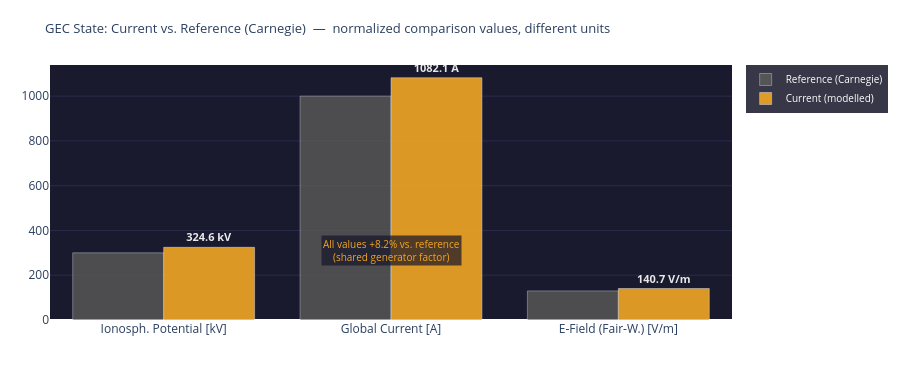

Notebook code cell kept with this figure:
### Markdown cell above
---
## 4. Visualizations

### Code cell
# ============================================================
# GEC STATE vs. REFERENCE
# Note: raw values have different units (kV, A, V/m)
# Comparison shows relative deviation from Carnegie reference
# ============================================================

metrics = [
    ('Ionosph. Potential', 'kV',  GEC_REF['V_iono_kV'], V_iono_mod),
    ('Global Current',     'A',   GEC_REF['I_total_A'], I_total_mod),
    ('E-Field (Fair-W.)',  'V/m', GEC_REF['E_field_Vm'], E_mod),
]
labels_units = [f'{m[0]}\n[{m[1]}]' for m in metrics]

fig = go.Figure()
fig.add_trace(go.Bar(
    name='Reference (Carnegie)',
    x=labels_units, y=[m[2] for m in metrics],
    marker_color='#5F5E5A', opacity=0.75
))
fig.add_trace(go.Bar(
    name='Current (modelled)',
    x=labels_units, y=[m[3] for m in metrics],
    marker_color='#F2A623', opacity=0.90,
    text=[f'<b>{m[3]:.1f} {m[1]}</b>' for m in metrics],
    textposition='outside',
    textfont=dict(color='white', size=11)
))

# Joint percentage value as annotation
delta_pct = round((V_iono_mod - GEC_REF['V_iono_kV']) / GEC_REF['V_iono_kV'] * 100, 1)
fig.add_annotation(
    x=1.0, y=max(GEC_REF['V_iono_kV'], V_iono_mod) * 0.95,
    text=f'All values {delta_pct:+.1f}% vs. reference<br>(shared generator factor)',
    showarrow=False, xanchor='center',
    font=dict(color='#F2A623', size=10),
    bgcolor='rgba(20,20,40,0.7)'
)

fig.update_layout(
    title=dict(
        text='GEC State: Current vs. Reference (Carnegie)  —  normalized comparison values, different units',
        font=dict(size=13)
    ),
    barmode='group',
    height=380,
    plot_bgcolor='#1a1a2e', paper_bgcolor='rgba(0,0,0,0)',
    margin=dict(l=50, r=50, t=65, b=60),
    legend=dict(bgcolor='rgba(20,20,40,0.85)', font=dict(color='white', size=10)),
    yaxis=dict(gridcolor='#2a2a4a')
)
fig.show()

print(f'GEC deviation from Carnegie reference: {delta_pct:+.1f}%')
print(f'  (all values scale with the same generator factor {generator_strength:.3f})')

### Figure 1 — Plotly figure (JSON) as saved in the notebook; plotly's stock layout.template omitted (floating-point values rounded to 4 significant figures)
{"data": [{"marker": {"color": "#5F5E5A"}, "name": "Reference (Carnegie)", "opacity": 0.75, "type": "bar", "x": ["Ionosph. Potential\n[kV]", "Global Current\n[A]", "E-Field (Fair-W.)\n[V/m]"], "y": [300.0, 1000.0, 130.0]}, {"marker": {"color": "#F2A623"}, "name": "Current (modelled)", "opacity": 0.9, "text": ["<b>324.6 kV</b>", "<b>1082.1 A</b>", "<b>140.7 V/m</b>"], "textfont": {"color": "white", "size": 11}, "textposition": "outside", "type": "bar", "x": ["Ionosph. Potential\n[kV]", "Global Current\n[A]", "E-Field (Fair-W.)\n[V/m]"], "y": [324.6, 1082.0, 140.7]}], "layout": {"annotations": [{"bgcolor": "rgba(20,20,40,0.7)", "font": {"color": "#F2A623", "size": 10}, "showarrow": false, "text": "All values +8.2% vs. reference<br>(shared generator factor)", "x": 1.0, "xanchor": "center", "y": 308.4}], "barmode": "group", "height": 380, "legend": {"bgcolor": "rgba(20,20,40,0.85)", "font": {"color": "white", "size": 10}}, "margin": {"b": 60, "l": 50, "r": 50, "t": 65}, "paper_bgcolor": "rgba(0,0,0,0)", "plot_bgcolor": "#1a1a2e", "title": {"font": {"size": 13}, "text": "GEC State: Current vs. Reference (Carnegie)  —  normalized comparison values, different units"}, "yaxis": {"gridcolor": "#2a2a4a"}}}
